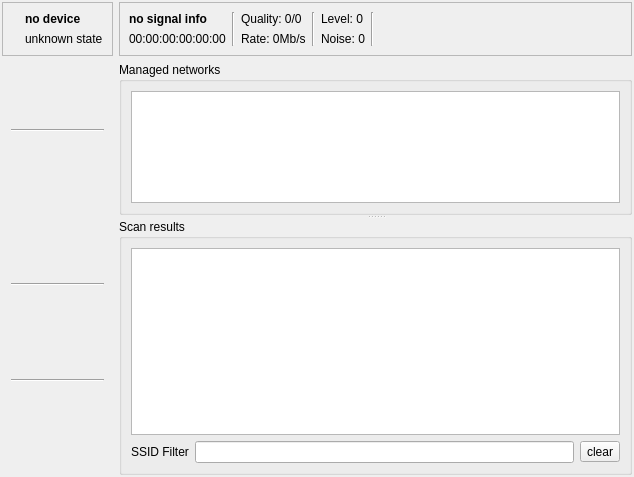
<?xml version="1.0" encoding="UTF-8"?>
<ui version="4.0">
 <author>Oliver Groß</author>
 <class>airset</class>
 <widget class="QWidget" name="airset">
  <property name="geometry">
   <rect>
    <x>0</x>
    <y>0</y>
    <width>634</width>
    <height>477</height>
   </rect>
  </property>
  <property name="windowTitle">
   <string/>
  </property>
  <layout class="QGridLayout" name="mainLayout">
   <property name="margin">
    <number>2</number>
   </property>
   <item row="0" column="0">
    <widget class="QFrame" name="deviceFrame">
     <property name="minimumSize">
      <size>
       <width>0</width>
       <height>0</height>
      </size>
     </property>
     <property name="frameShape">
      <enum>QFrame::StyledPanel</enum>
     </property>
     <property name="frameShadow">
      <enum>QFrame::Raised</enum>
     </property>
     <layout class="QHBoxLayout" name="deviceFrameLayout">
      <item>
       <widget class="QLabel" name="iconLabel">
        <property name="sizePolicy">
         <sizepolicy hsizetype="Maximum" vsizetype="Preferred">
          <horstretch>0</horstretch>
          <verstretch>0</verstretch>
         </sizepolicy>
        </property>
        <property name="text">
         <string/>
        </property>
       </widget>
      </item>
      <item>
       <layout class="QVBoxLayout" name="devicelayout">
        <item>
         <widget class="QLabel" name="nameLabel">
          <property name="font">
           <font>
            <weight>75</weight>
            <bold>true</bold>
           </font>
          </property>
          <property name="text">
           <string>no device</string>
          </property>
         </widget>
        </item>
        <item>
         <widget class="QLabel" name="stateLabel">
          <property name="sizePolicy">
           <sizepolicy hsizetype="Preferred" vsizetype="Preferred">
            <horstretch>0</horstretch>
            <verstretch>0</verstretch>
           </sizepolicy>
          </property>
          <property name="text">
           <string>unknown state</string>
          </property>
         </widget>
        </item>
       </layout>
      </item>
     </layout>
    </widget>
   </item>
   <item row="0" column="1">
    <widget class="QFrame" name="signalFrame">
     <property name="sizePolicy">
      <sizepolicy hsizetype="Expanding" vsizetype="Preferred">
       <horstretch>0</horstretch>
       <verstretch>0</verstretch>
      </sizepolicy>
     </property>
     <property name="frameShape">
      <enum>QFrame::StyledPanel</enum>
     </property>
     <property name="frameShadow">
      <enum>QFrame::Raised</enum>
     </property>
     <layout class="QGridLayout" name="signalFrameLayout">
      <item row="0" column="9" rowspan="2">
       <spacer name="signalFrameSpacer">
        <property name="orientation">
         <enum>Qt::Horizontal</enum>
        </property>
        <property name="sizeHint" stdset="0">
         <size>
          <width>40</width>
          <height>20</height>
         </size>
        </property>
       </spacer>
      </item>
      <item row="0" column="6">
       <widget class="QLabel" name="levelLabel">
        <property name="text">
         <string>Level: 0</string>
        </property>
       </widget>
      </item>
      <item row="1" column="6">
       <widget class="QLabel" name="noiseLabel">
        <property name="text">
         <string>Noise: 0</string>
        </property>
       </widget>
      </item>
      <item row="0" column="0" colspan="3">
       <widget class="QLabel" name="signalLabel">
        <property name="font">
         <font>
          <weight>75</weight>
          <bold>true</bold>
         </font>
        </property>
        <property name="text">
         <string>no signal info</string>
        </property>
       </widget>
      </item>
      <item row="1" column="4">
       <widget class="QLabel" name="rateLabel">
        <property name="text">
         <string>Rate: 0Mb/s</string>
        </property>
       </widget>
      </item>
      <item row="1" column="0" colspan="3">
       <widget class="QLabel" name="bssidLabel">
        <property name="text">
         <string>00:00:00:00:00:00</string>
        </property>
       </widget>
      </item>
      <item row="0" column="4">
       <widget class="QLabel" name="qualityLabel">
        <property name="text">
         <string>Quality: 0/0</string>
        </property>
       </widget>
      </item>
      <item row="0" column="3" rowspan="2">
       <widget class="Line" name="signalQualityline">
        <property name="orientation">
         <enum>Qt::Vertical</enum>
        </property>
       </widget>
      </item>
      <item row="0" column="5" rowspan="2">
       <widget class="Line" name="qualityLevelLine">
        <property name="orientation">
         <enum>Qt::Vertical</enum>
        </property>
       </widget>
      </item>
      <item row="0" column="7" rowspan="2">
       <widget class="Line" name="line">
        <property name="orientation">
         <enum>Qt::Vertical</enum>
        </property>
       </widget>
      </item>
      <item row="0" column="8" rowspan="2">
       <widget class="QToolButton" name="reassociateButton">
        <property name="toolButtonStyle">
         <enum>Qt::ToolButtonFollowStyle</enum>
        </property>
        <property name="autoRaise">
         <bool>true</bool>
        </property>
       </widget>
      </item>
     </layout>
    </widget>
   </item>
   <item row="1" column="0">
    <widget class="QWidget" name="actionsWidget" native="true">
     <property name="sizePolicy">
      <sizepolicy hsizetype="Preferred" vsizetype="Preferred">
       <horstretch>0</horstretch>
       <verstretch>0</verstretch>
      </sizepolicy>
     </property>
     <layout class="QVBoxLayout" name="actionsLayout">
      <item>
       <widget class="QToolButton" name="rescanNetworksButton">
        <property name="sizePolicy">
         <sizepolicy hsizetype="Preferred" vsizetype="Fixed">
          <horstretch>0</horstretch>
          <verstretch>0</verstretch>
         </sizepolicy>
        </property>
        <property name="toolButtonStyle">
         <enum>Qt::ToolButtonTextBesideIcon</enum>
        </property>
        <property name="autoRaise">
         <bool>true</bool>
        </property>
       </widget>
      </item>
      <item>
       <widget class="QToolButton" name="toggleScanResultsButton">
        <property name="sizePolicy">
         <sizepolicy hsizetype="Preferred" vsizetype="Fixed">
          <horstretch>0</horstretch>
          <verstretch>0</verstretch>
         </sizepolicy>
        </property>
        <property name="toolButtonStyle">
         <enum>Qt::ToolButtonTextBesideIcon</enum>
        </property>
        <property name="autoRaise">
         <bool>true</bool>
        </property>
       </widget>
      </item>
      <item>
       <widget class="Line" name="scanManagedLine">
        <property name="sizePolicy">
         <sizepolicy hsizetype="Preferred" vsizetype="Fixed">
          <horstretch>0</horstretch>
          <verstretch>0</verstretch>
         </sizepolicy>
        </property>
        <property name="orientation">
         <enum>Qt::Horizontal</enum>
        </property>
       </widget>
      </item>
      <item>
       <widget class="QToolButton" name="switchNetworkButton">
        <property name="sizePolicy">
         <sizepolicy hsizetype="Preferred" vsizetype="Fixed">
          <horstretch>0</horstretch>
          <verstretch>0</verstretch>
         </sizepolicy>
        </property>
        <property name="toolButtonStyle">
         <enum>Qt::ToolButtonTextBesideIcon</enum>
        </property>
        <property name="autoRaise">
         <bool>true</bool>
        </property>
       </widget>
      </item>
      <item>
       <widget class="QToolButton" name="configureNetworkButton">
        <property name="sizePolicy">
         <sizepolicy hsizetype="Preferred" vsizetype="Fixed">
          <horstretch>0</horstretch>
          <verstretch>0</verstretch>
         </sizepolicy>
        </property>
        <property name="toolButtonStyle">
         <enum>Qt::ToolButtonTextBesideIcon</enum>
        </property>
        <property name="autoRaise">
         <bool>true</bool>
        </property>
       </widget>
      </item>
      <item>
       <widget class="QToolButton" name="enableNetworkButton">
        <property name="sizePolicy">
         <sizepolicy hsizetype="Preferred" vsizetype="Fixed">
          <horstretch>0</horstretch>
          <verstretch>0</verstretch>
         </sizepolicy>
        </property>
        <property name="toolButtonStyle">
         <enum>Qt::ToolButtonTextBesideIcon</enum>
        </property>
        <property name="autoRaise">
         <bool>true</bool>
        </property>
       </widget>
      </item>
      <item>
       <widget class="QToolButton" name="disableNetworkButton">
        <property name="sizePolicy">
         <sizepolicy hsizetype="Preferred" vsizetype="Fixed">
          <horstretch>0</horstretch>
          <verstretch>0</verstretch>
         </sizepolicy>
        </property>
        <property name="toolButtonStyle">
         <enum>Qt::ToolButtonTextBesideIcon</enum>
        </property>
        <property name="autoRaise">
         <bool>true</bool>
        </property>
       </widget>
      </item>
      <item>
       <widget class="QToolButton" name="manageNetworksButton">
        <property name="sizePolicy">
         <sizepolicy hsizetype="Preferred" vsizetype="Fixed">
          <horstretch>0</horstretch>
          <verstretch>0</verstretch>
         </sizepolicy>
        </property>
        <property name="popupMode">
         <enum>QToolButton::InstantPopup</enum>
        </property>
        <property name="toolButtonStyle">
         <enum>Qt::ToolButtonTextBesideIcon</enum>
        </property>
        <property name="autoRaise">
         <bool>true</bool>
        </property>
       </widget>
      </item>
      <item>
       <widget class="Line" name="managedAvailableLine">
        <property name="sizePolicy">
         <sizepolicy hsizetype="Preferred" vsizetype="Fixed">
          <horstretch>0</horstretch>
          <verstretch>0</verstretch>
         </sizepolicy>
        </property>
        <property name="orientation">
         <enum>Qt::Horizontal</enum>
        </property>
       </widget>
      </item>
      <item>
       <widget class="QToolButton" name="addAdhocButton">
        <property name="sizePolicy">
         <sizepolicy hsizetype="Preferred" vsizetype="Fixed">
          <horstretch>0</horstretch>
          <verstretch>0</verstretch>
         </sizepolicy>
        </property>
        <property name="toolButtonStyle">
         <enum>Qt::ToolButtonTextBesideIcon</enum>
        </property>
        <property name="autoRaise">
         <bool>true</bool>
        </property>
       </widget>
      </item>
      <item>
       <widget class="QToolButton" name="addNetworkButton">
        <property name="sizePolicy">
         <sizepolicy hsizetype="Preferred" vsizetype="Fixed">
          <horstretch>0</horstretch>
          <verstretch>0</verstretch>
         </sizepolicy>
        </property>
        <property name="toolButtonStyle">
         <enum>Qt::ToolButtonTextBesideIcon</enum>
        </property>
        <property name="autoRaise">
         <bool>true</bool>
        </property>
       </widget>
      </item>
      <item>
       <widget class="QToolButton" name="removeNetworkButton">
        <property name="sizePolicy">
         <sizepolicy hsizetype="Preferred" vsizetype="Fixed">
          <horstretch>0</horstretch>
          <verstretch>0</verstretch>
         </sizepolicy>
        </property>
        <property name="toolButtonStyle">
         <enum>Qt::ToolButtonTextBesideIcon</enum>
        </property>
        <property name="autoRaise">
         <bool>true</bool>
        </property>
       </widget>
      </item>
      <item>
       <widget class="Line" name="availableAdvancedLine">
        <property name="sizePolicy">
         <sizepolicy hsizetype="Preferred" vsizetype="Fixed">
          <horstretch>0</horstretch>
          <verstretch>0</verstretch>
         </sizepolicy>
        </property>
        <property name="orientation">
         <enum>Qt::Horizontal</enum>
        </property>
       </widget>
      </item>
      <item>
       <widget class="QToolButton" name="advancedFunctionsButton">
        <property name="sizePolicy">
         <sizepolicy hsizetype="Preferred" vsizetype="Fixed">
          <horstretch>0</horstretch>
          <verstretch>0</verstretch>
         </sizepolicy>
        </property>
        <property name="popupMode">
         <enum>QToolButton::InstantPopup</enum>
        </property>
        <property name="toolButtonStyle">
         <enum>Qt::ToolButtonTextBesideIcon</enum>
        </property>
        <property name="autoRaise">
         <bool>true</bool>
        </property>
       </widget>
      </item>
      <item>
       <spacer name="actionsSpacer">
        <property name="orientation">
         <enum>Qt::Vertical</enum>
        </property>
        <property name="sizeHint" stdset="0">
         <size>
          <width>20</width>
          <height>3</height>
         </size>
        </property>
       </spacer>
      </item>
     </layout>
    </widget>
   </item>
   <item row="1" column="1">
    <widget class="QSplitter" name="managedAvailableAPSplitter">
     <property name="lineWidth">
      <number>0</number>
     </property>
     <property name="orientation">
      <enum>Qt::Vertical</enum>
     </property>
     <property name="handleWidth">
      <number>4</number>
     </property>
     <property name="childrenCollapsible">
      <bool>false</bool>
     </property>
     <widget class="QGroupBox" name="managedAPGroupBox">
      <property name="sizePolicy">
       <sizepolicy hsizetype="Preferred" vsizetype="Preferred">
        <horstretch>0</horstretch>
        <verstretch>2</verstretch>
       </sizepolicy>
      </property>
      <property name="title">
       <string>Managed networks</string>
      </property>
      <layout class="QVBoxLayout" name="managedAPLayout">
       <item>
        <widget class="QTreeView" name="managedView">
         <property name="iconSize">
          <size>
           <width>24</width>
           <height>24</height>
          </size>
         </property>
         <property name="rootIsDecorated">
          <bool>false</bool>
         </property>
         <property name="uniformRowHeights">
          <bool>true</bool>
         </property>
         <property name="sortingEnabled">
          <bool>true</bool>
         </property>
         <property name="allColumnsShowFocus">
          <bool>true</bool>
         </property>
         <property name="wordWrap">
          <bool>true</bool>
         </property>
        </widget>
       </item>
      </layout>
     </widget>
     <widget class="QGroupBox" name="availableAPGroupBox">
      <property name="sizePolicy">
       <sizepolicy hsizetype="Preferred" vsizetype="Preferred">
        <horstretch>0</horstretch>
        <verstretch>3</verstretch>
       </sizepolicy>
      </property>
      <property name="title">
       <string>Scan results</string>
      </property>
      <layout class="QVBoxLayout" name="availableAPLayout">
       <item>
        <widget class="QTreeView" name="availableView">
         <property name="uniformRowHeights">
          <bool>true</bool>
         </property>
         <property name="sortingEnabled">
          <bool>true</bool>
         </property>
         <property name="allColumnsShowFocus">
          <bool>true</bool>
         </property>
        </widget>
       </item>
       <item>
        <layout class="QHBoxLayout" name="availableAPFilterlLayout">
         <item>
          <widget class="QLabel" name="availableAPFilterLabel">
           <property name="text">
            <string>SSID Filter</string>
           </property>
           <property name="buddy">
            <cstring>availableAPFilterEdit</cstring>
           </property>
          </widget>
         </item>
         <item>
          <widget class="QLineEdit" name="availableAPFilterEdit"/>
         </item>
         <item>
          <widget class="QToolButton" name="availableAPFilterClearButton">
           <property name="text">
            <string>clear</string>
           </property>
          </widget>
         </item>
        </layout>
       </item>
      </layout>
     </widget>
    </widget>
   </item>
  </layout>
 </widget>
 <resources/>
 <connections>
  <connection>
   <sender>availableAPFilterClearButton</sender>
   <signal>clicked()</signal>
   <receiver>availableAPFilterEdit</receiver>
   <slot>clear()</slot>
   <hints>
    <hint type="sourcelabel">
     <x>621</x>
     <y>463</y>
    </hint>
    <hint type="destinationlabel">
     <x>567</x>
     <y>464</y>
    </hint>
   </hints>
  </connection>
 </connections>
</ui>
